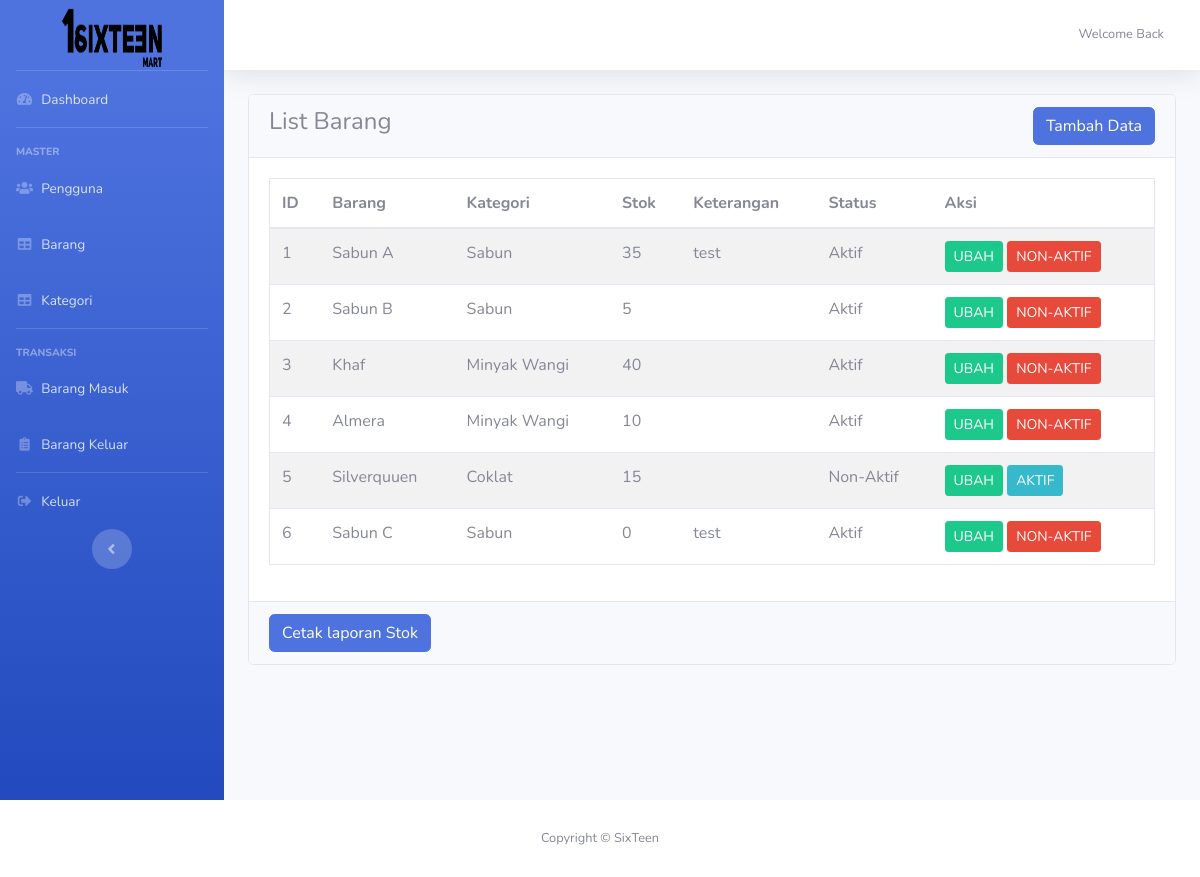
Page /dashboard/barang/index.php (signed in) on the committed database.
### tables this page shows
CREATE TABLE `barang` (
  `id` int(11) NOT NULL,
  `id_kategori` int(11) NOT NULL,
  `nama` varchar(255) NOT NULL,
  `stok` int(11) NOT NULL DEFAULT '0',
  `keterangan` text NOT NULL,
  `status` int(11) NOT NULL DEFAULT '1'
);

CREATE TABLE `kategori` (
  `id` int(11) NOT NULL,
  `nama` varchar(255) NOT NULL,
  `status` int(11) NOT NULL DEFAULT '1'
);

### config/conn.php (called while the page is built, shortened)
<?php
$base_url = "http://localhost/nann/";

### dashboard/barang/index.php (the view, shortened to what this page needs)
<?php
include_once('../../config/conn.php');
?>
<!DOCTYPE html>
<html lang="en">
<head>
    <?php require_once '../layout/head.php' ?>
</head>
<body id="page-top">
    <div id="wrapper">
        <?php require_once '../layout/sidebar.php' ?>
        <div id="content-wrapper" class="d-flex flex-column">
            <div id="content">
                <nav class="navbar navbar-expand navbar-light bg-white topbar mb-4 static-top shadow">
                    <ul class="navbar-nav ml-auto">
                        <li class="nav-item dropdown no-arrow">
                            <a class="nav-link dropdown-toggle" href="#" id="userDropdown" role="button" data-toggle="dropdown" aria-haspopup="true" aria-expanded="false">
                                <span class="mr-2 d-none d-lg-inline text-gray-600 small">Welcome Back</span>
                            </a>
                        </li>
                    </ul>
                </nav>
                <div class="container-fluid">
                    <div class="card">
                        <div class="card-header d-flex justify-content-between">
                            <h4>List Barang</h4>
                            <a href="<?= $base_url ?>dashboard/barang/tambah.php" class="btn btn-primary">Tambah Data</a>
                        </div>
                        <form method="POST">
                            <div class="card-body table-responsive">
                                <table class="table table-striped border">
                                    <thead>
                                        <tr>
                                            <th>ID</th>
                                            <th>Barang</th>
                                            <th>Kategori</th>
                                            <th>Stok</th>
                                            <th>Keterangan</th>
                                            <th>Status</th>
                                            <th>Aksi</th>
                                        </tr>
                                    </thead>
                                    <tbody>
                                        <?php
                                        $sql_barang =  "SELECT barang.id as id,barang.nama as nama, kategori.nama as kategori, stok, keterangan, barang.status FROM barang JOIN kategori on kategori.id = barang.id_kategori";
                                        $result = mysqli_query($conn, $sql_barang);
                                        while ($row = mysqli_fetch_array($result)) :
                                        ?>
                                            <tr>
                                                <td><?= $row['id'] ?></td>
                                                <td><?= $row['nama']; ?></td>
                                                <td><?= $row['kategori']; ?></td>
                                                <td><?= $row['stok']; ?></td>
                                                <td><?= $row['keterangan']; ?></td>
                                                <td><?= $row['status'] == 1 ? 'Aktif' : 'Non-Aktif' ?></td>
                                                <td>
                                                    <?php if ($_SESSION['access'] == 1) : ?>
                                                        <a href="<?= $base_url ?>dashboard/barang/edit_barang.php?id=<?= $row['id']; ?>" class="btn btn-success btn-sm">UBAH</a>
                                                        <?php if ($row['status'] == 1) : ?>
                                                            <a href="<?= $base_url ?>dashboard/barang/hapus_barang.php?id=<?= $row['id']; ?>" class="btn btn-danger btn-sm">NON-AKTIF</a>
                                                        <?php elseif ($row['status'] == 0) : ?>
                                                            <a href="<?= $base_url ?>dashboard/barang/aktif_barang.php?id=<?= $row['id']; ?>" class="btn btn-info btn-sm">AKTIF</a>
                                                        <?php endif; ?>
                                                    <?php endif; ?>
                                                </td>
                                            </tr>
                                        <?php endwhile; ?>
                                    </tbody>
                                </table>
                            </div>
                            <div class="card-footer">
                                <button type="submit" name="download" class="btn btn-primary">Cetak laporan Stok</button>
                            </div>
                        </form>
                    </div>
                </div>
            </div>
        </div>
    </div>
    <?php require_once '../layout/footer.php' ?>
</body>
</html>

### rows in the picture
barang: id "1", nama "Sabun A", id_kategori.nama "Sabun", stok "35", keterangan "test", status "Aktif"
barang: id "2", nama "Sabun B", id_kategori.nama "Sabun", stok "5", status "Aktif"
barang: id "3", nama "Khaf", id_kategori.nama "Minyak Wangi", stok "40", status "Aktif"
barang: id "4", nama "Almera", id_kategori.nama "Minyak Wangi", stok "10", status "Aktif"
barang: id "5", nama "Silverquuen", id_kategori.nama "Coklat", stok "15", status "Non-Aktif"
barang: id "6", nama "Sabun C", id_kategori.nama "Sabun", stok "0", keterangan "test", status "Aktif"
